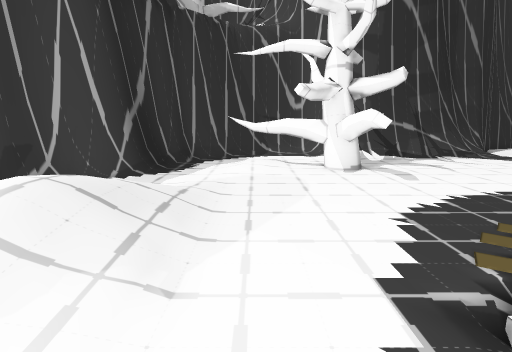
View 1 (above)

18 first-person views from a walk through a Unity game level. The camera is 1.2 m above the floor, tilts 10° down and sees 80° across. The floor is counted in squares, 1 m on a side. Each view is taken from the middle of a square. On the plan, view 1 faces up. The plan holds only what a view shows up to about 13 squares ahead; the rest is blank. The place goes on beyond the plan. The player character is not drawn.

View 2
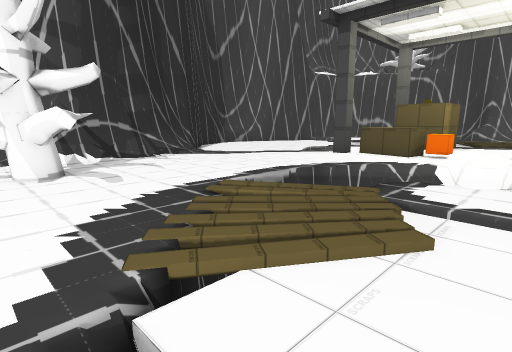

View 3
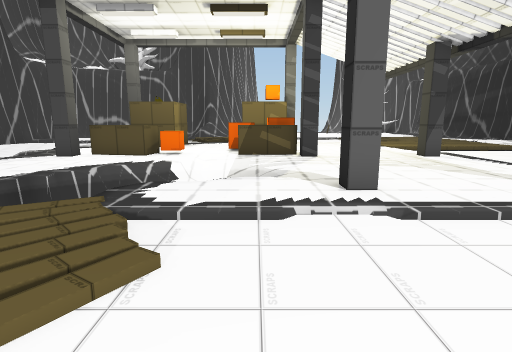

View 4
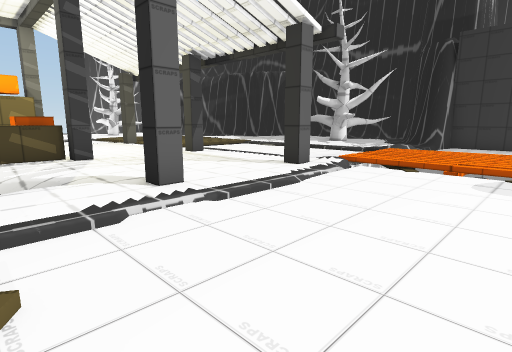

View 5
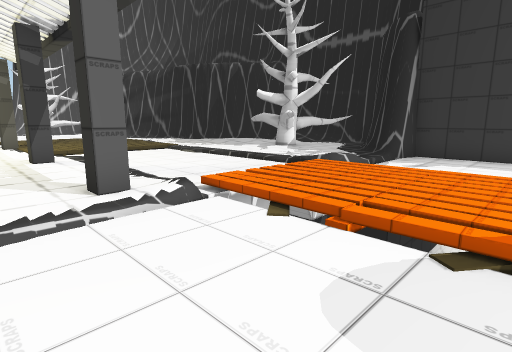

View 6
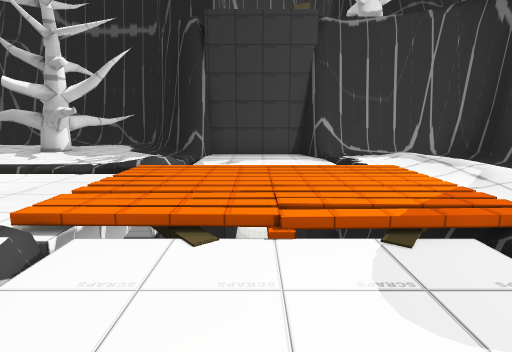

View 7
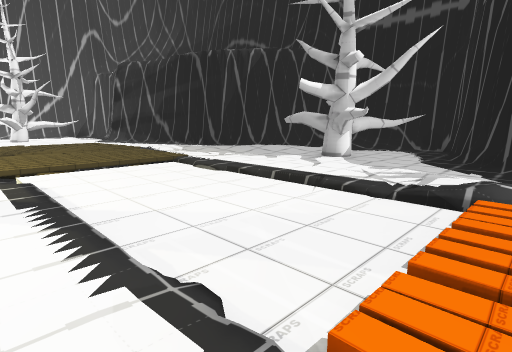

View 8
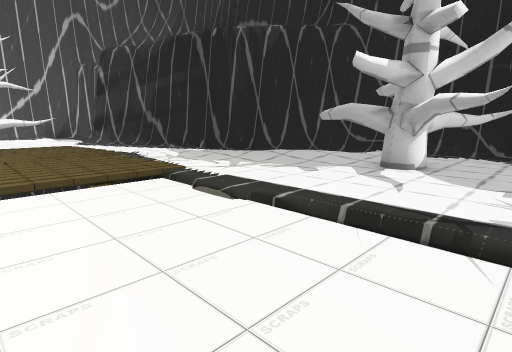

View 9
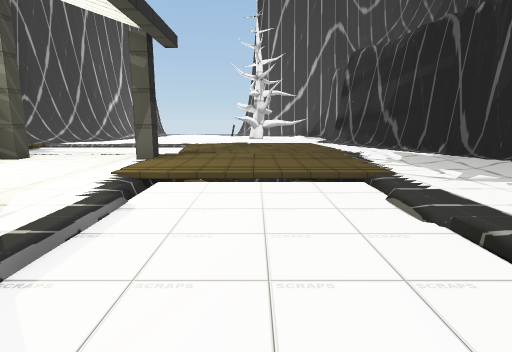

View 10
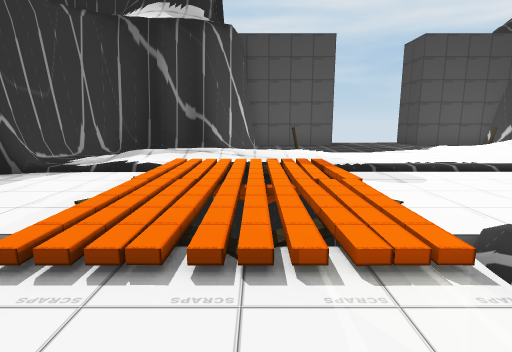

View 11
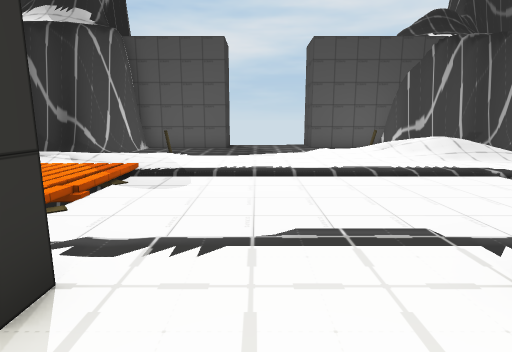

View 12
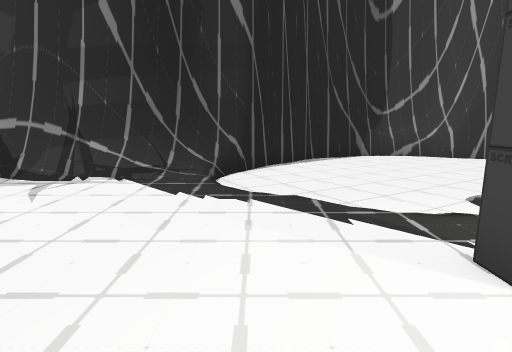

View 13
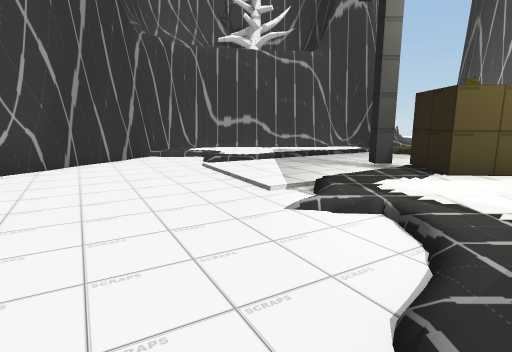

View 14
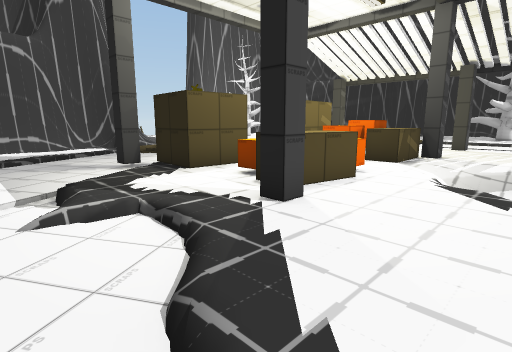

View 15
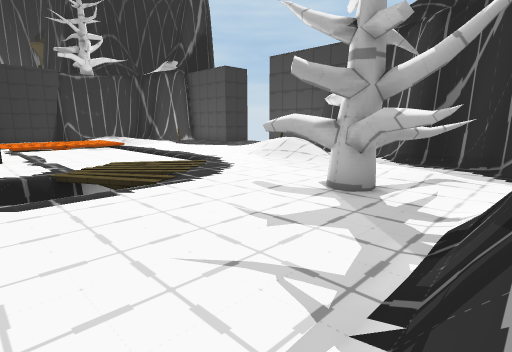

View 16
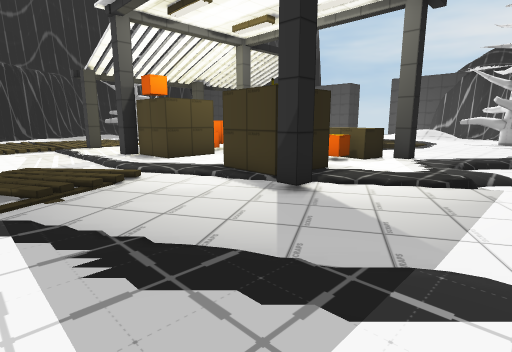

View 17
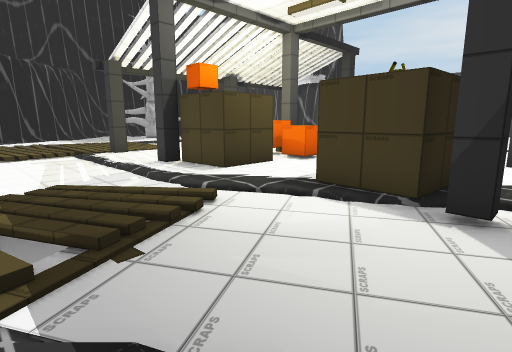

View 18
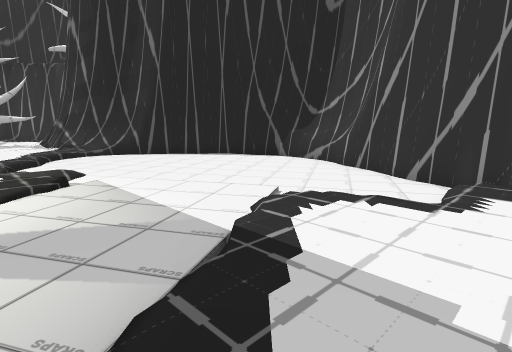

### Floor plan
Key: @ floor where view 1 was taken; # wall or solid block; . main floor; : floor 0.25 m higher than the main floor; - floor 0.25 m lower than the main floor; _ floor 0.5 m lower than the main floor; < floor 0.75 m lower than the main floor; ( floor 1.25 m lower than the main floor; ! floor 2.5 m lower than the main floor; ? floor 4.25 m lower than the main floor; / step, stairs or slope; = window, fence, low wall or low ledge; ≈ water the walk keeps out of; ^ raised ledge; v drop or lower ground; O other object.
Columns run from 4 left of view 1 to 23 right of it. Each row starts with its distance up from view 1.
 18                    ###
 17                  ###=##
 16                ###----###
 15               ##--------###
 14               #-----------#
 13             ###-----------..
 12    #####  ###=-----------...
 11   ##.. #####//--------......
 10  ## ...OO..../------..../...
  9  #.OOOOO.......---.-........
  8  #...OOO............/.......
  7 ##...OOO................../.
  6 #.....OO........#........./.
  5 # /....../vv....=^O.###...//
  4   //....v/  /=..^^  ###.../v
  3   //..._vvv   =..O.....///vv
  2   //..<v///#=  //......./v//
  1 =//...../....  /..OO.....///
  0  //.@........///.^OO###....
 -1 /................^OO###....
 -2 ...........#....#..........
 -3 ...........................
 -4 ...........................
 -5 ...........................
 -6 ........../#....#.....#..//
 -7 .=...////.//.......v///v///
 -8 ...../vvv//............≈./v
 -9 #. :./vv.v/........vv//.v..
-10 ## ///!-?//............vvv.v
-11 ## ///vvvvv.........///vv(..
-12  #. :.....<:................
-13  #. /....._................
-14  #........-...O............
-15  ######...#/...O.../: ...##
-16      #######...OOOO:  .###
-17            ##..O../..###
-18             #..O.:..##
-19             ##O.//###
-20              #######

Where each view was taken, in squares from view 1:
view 1: 0 up, 0 right, facing up
view 2: 0 up, 1 right, facing up-right
view 3: 0 up, 2 right, facing right
view 4: 1 up, 2 right, facing down-right
view 5: 4 down, 2 right, facing down-right
view 6: 4 down, 4 right, facing down
view 7: 6 down, 6 right, facing down-right
view 8: 8 down, 9 right, facing down-right
view 9: 9 down, 9 right, facing right
view 10: 9 down, 9 right, facing left
view 11: 4 down, 9 right, facing left
view 12: 4 up, 10 right, facing up
view 13: 10 up, 9 right, facing right
view 14: 10 up, 9 right, facing down-right
view 15: 11 up, 8 right, facing down-left
view 16: 10 up, 23 right, facing down-left
view 17: 7 up, 23 right, facing down-left
view 18: 7 up, 23 right, facing up-left
